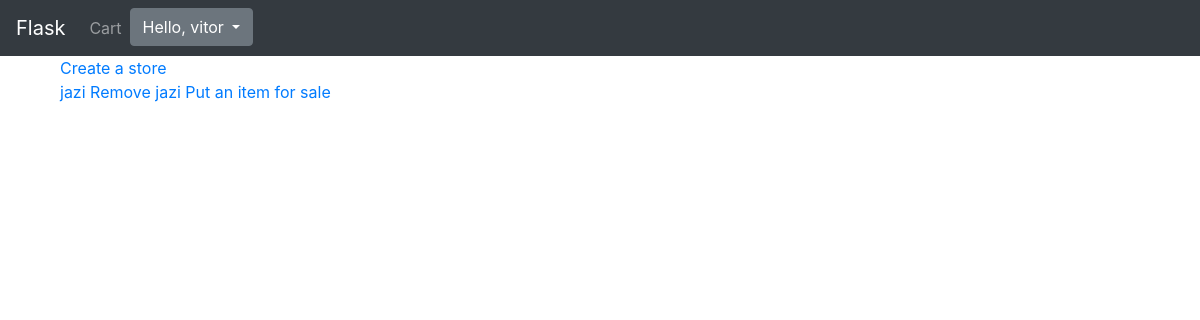
/mystore (signed in), run on an earlier commit of the app's database.
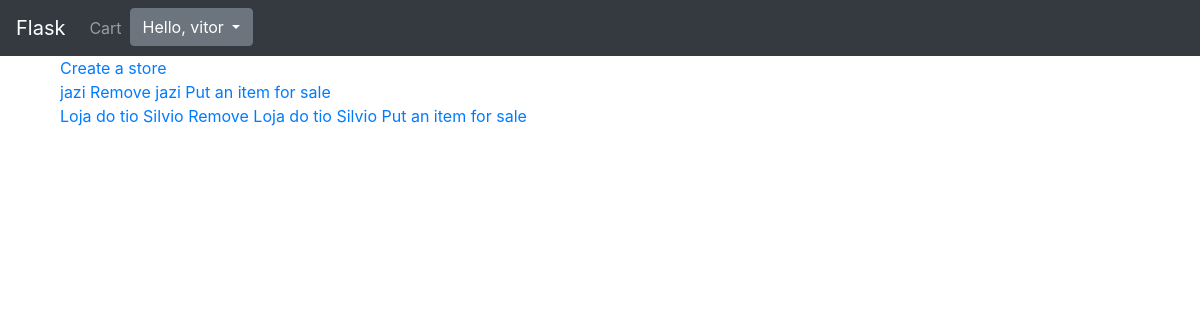
And on a later commit of the database.
### website/models.py (models this page shows)
class User(db.Model, UserMixin):
    id = db.Column(db.Integer, primary_key=True)
    email = db.Column(db.String(150), unique=True)
    password = db.Column(db.String(150))
    username = db.Column(db.String(150), unique=True)
    role = db.Column(db.String(150))
    cart = db.relationship('CartItem', backref="user")
    userinfo = db.relationship('UserInfo', backref="user")
    store = db.relationship('Store', backref="user")

class Store(db.Model):
    id = db.Column(db.Integer, primary_key=True)
    user_id = db.Column(db.Integer, ForeignKey('user.id'))
    name = db.Column(db.String(150))
    logoname = db.Column(db.String(200))
    item = db.relationship('Item', backref="store")
    type1 = db.Column(db.String(150))
    type2 = db.Column(db.String(150))
    type3 = db.Column(db.String(150))

### website/views.py (the view)
@views.route('/mystore', methods=['GET', 'POST'])
@login_required
def mystore():
    if current_user.role != 'admin':
        store = Store.query.filter_by(user_id=current_user.id).first()
        try:
            return render_template("profile/mystore.html", store=store)
        except:
            flash('A problem occured.', category='error')
            return redirect(url_for('views.profile'))
    else:
        stores = Store.query.filter_by(user_id=current_user.id).all()
        return render_template("general/adminmystores.html", stores=stores)

### website/__init__.py (called while the page is built)
def create_app():
    app = Flask(__name__)
    app.config['SECRET_KEY'] = 'julioindapocket'
    app.config['SQLALCHEMY_DATABASE_URI'] = 'sqlite:///database.db'
    db.init_app(app)
    CORS(app)
    from .views import views
    from .auth import auth
    from .stores import stores
    app.register_blueprint(views, url_prefix='/')
    app.register_blueprint(auth, url_prefix='/')
    app.register_blueprint(stores, url_prefix='/')
    from .models import User
    create_database(app)
    login_manager = LoginManager()
    login_manager.login_view='auth.login'
    login_manager.init_app(app)
    @login_manager.user_loader
    def load_user(id):
        return User.query.get(int(id))
    return app

### website/Templates/general/adminmystores.html
{% extends "base.html" %} {% block title %} My Store {% endblock %} {% block content%}
<div class="container">
    <a href="/newstore">Create a store</a>
</div>
{% for store in stores%}
<div class="container">
    <a href="/store/{{store.id}}">{{store.name}}</a>
    <a href="/removestore/{{store.id}}">Remove {{store.name}}</a>
    <a href="/newitem/{{store.id}}">Put an item for sale</a>
</div>
{% endfor %}
{% endblock %}

### website/Templates/base.html (shortened to what this page needs)
<!DOCTYPE html>
<html>
<head>
	<link rel="stylesheet"
		  href="https://stackpath.bootstrapcdn.com/bootstrap/4.4.1/css/bootstrap.min.css"
 />
	<link rel="stylesheet"
		  href="https://stackpath.bootstrapcdn.com/font-awesome/4.7.0/css/font-awesome.min.css"
 />
	<link rel="stylesheet" type="text/css" href="{{ url_for('static', filename='styles/main.css') }}">
</head>
	<body>
		<nav class="navbar navbar-expand-lg navbar-dark bg-dark">
			<div class="navbar-header">
				<a class="navbar-brand" href="/">Flask</a>
			</div>
			<div class="collapse navbar-collapse" id="navbar">
				<div class="navbar-nav">
					{% if current_user.is_authenticated %}
					<a class="nav-item nav-link" id="home" href="/shoppingcart">Cart</a>
					<div class="dropdown">
						<button class="btn btn-secondary dropdown-toggle" type="button" id="dropdownMenuButton" data-toggle="dropdown" aria-haspopup="true" aria-expanded="false">
							Hello, {{ current_user.username }}
						</button>
					</div>
					{% endif %}
				</div>
			</div>
		</nav>
		<div class="container">
			{% block content %}
			{% endblock %}
		</div>
	</body>
</html>

What changed in the data, as far as the page shows it:
added Store: name "Loja do tio Silvio"
